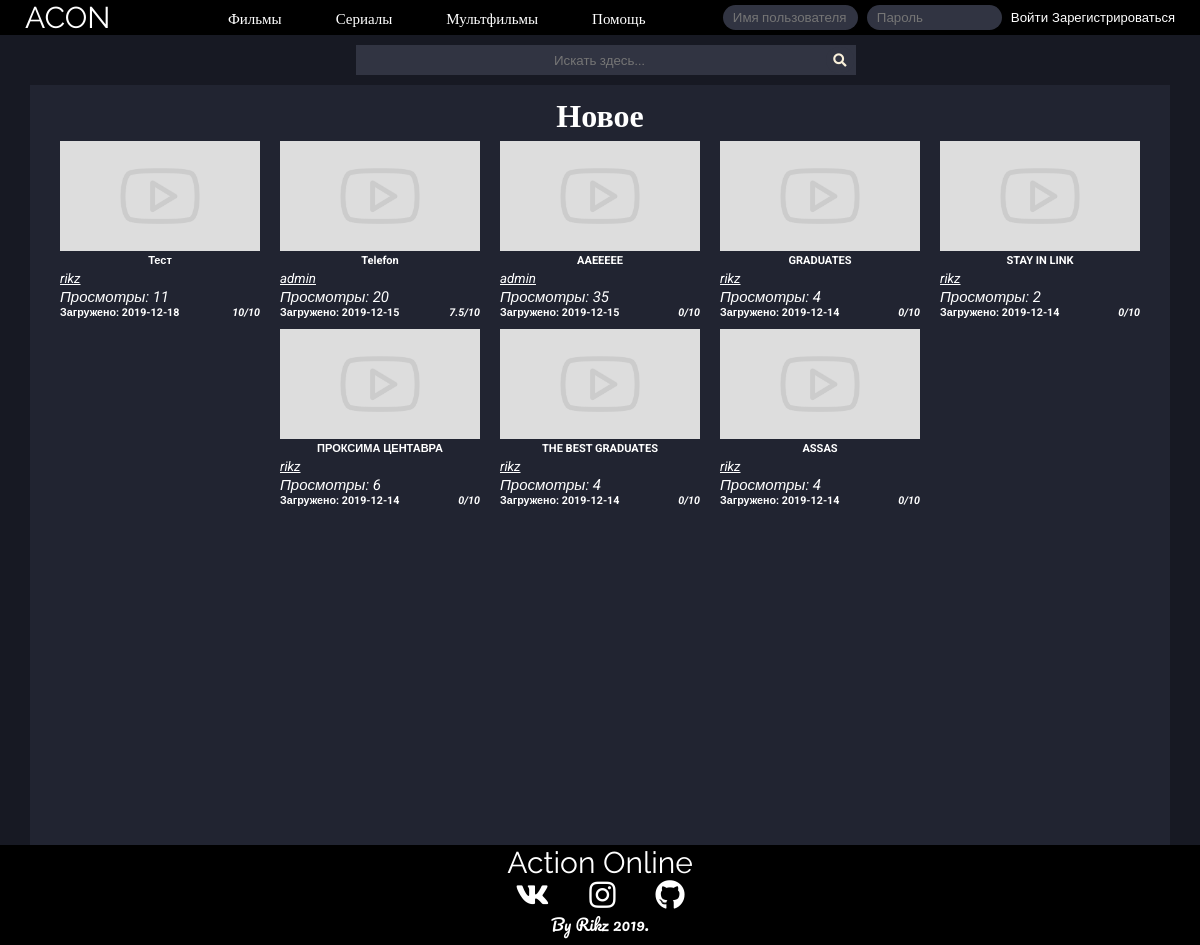
The page / on the database its author committed.
### tables this page shows
CREATE TABLE `files` (
  `id` int(11) UNSIGNED NOT NULL,
  `title` varchar(250) NOT NULL,
  `description` text,
  `preview` varchar(500) DEFAULT NULL,
  `location` varchar(500) NOT NULL,
  `author` varchar(200) DEFAULT NULL,
  `main_genre` int(11) UNSIGNED NOT NULL DEFAULT '1',
  `creator` int(11) UNSIGNED NOT NULL,
  `upload_date` date NOT NULL,
  `views` int(15) UNSIGNED DEFAULT NULL,
  `middle_rating` float UNSIGNED NOT NULL DEFAULT '0',
  `showing` int(10) UNSIGNED NOT NULL,
  `moderating` int(11) UNSIGNED NOT NULL
);

### blocks/home.php (the view, shortened to what this page needs)
<p id="flex_center"><?php accountButton(1); ?></p>
<h1 id='about'>Новое</h1>
	<div class="videos">
		<?php
		$query = "SELECT id,title,preview,creator,upload_date,views,middle_rating FROM `files` WHERE showing = 1 ORDER BY `files`.`upload_date` DESC LIMIT 10";
		$data = mysqli_query($GLOBALS['dbc'],$query);
		$info = mysqli_fetch_assoc($data);
		while ($info) {
			if (!$info['preview'] || !file_exists($info['preview'])) {
				$info['preview'] = "images\\vid_paceholder.jpg";
			}
			echo "
	        <div class='video'>
	        	<form method='GET' action='watch'>
	            <button class='videoButton' name='vid' value=".$info['id']."><img class='videoPreview' src=".$info['preview'].">
	            <h5>".$info['title']."</h5>
	            </button></form>
	            <form method='GET' action='account'>
	            <p>".accountButton($info['creator'])."</p>
	            </form>
	            <i id='homeViews'>Просмотры: ".$info['views']."</i>
	            <h6 id='homeAddInfo'>Загружено: ".$info['upload_date']."<i>".$info['middle_rating']."/10</i></h6>
	        </div>";
	        $info = mysqli_fetch_assoc($data);
		}
		?>
	</div>

### blocks/header.php (shortened to what this page needs)
<?php
  require "lib/db.php";
  require "lib/mainFunctions.php";
?>
<!DOCTYPE html>
<html lang="en">
<head>
    <link rel="stylesheet" href="../style/style.css">
    <link href="../style/fontawesome/css/all.css" rel="stylesheet">
</head>
<body>
  <header>
      <div id=headWrapper>
             <a href="home" id=LOGO>ACON</a>
         <div class="links">
              <a href="#" class="topLinks">Фильмы</a>
              <a href="#" class="topLinks">Сериалы</a>
              <a href="#" class="topLinks">Мультфильмы</a>
              <a href="#" class="topLinks">Помощь</a>
         </div>
             <?php if (!$_SESSION['user_id']) {
                  ?>
                    <form method="POST" id="loginForm">
                      <input type="text" name="username" placeholder="Имя пользователя" class="loginInputs" maxlength="30">
                      <input type="password" name="password" placeholder="Пароль" class="loginInputs" maxlength="60">
                      <input type="submit" name="submit" value="Войти" class="loginButton">
                      <a href="register" name="register" class="loginButton" id="registerButton">Зарегистрироваться</a>
                    </form>
                  <?php
                }
              ?>
      </div>
  </header>
      <div id=wrapper>
          <form action="" method="GET" id=search>
            <input name="search" placeholder="Искать здесь..." type="search" id="searchinput">
            <button type="submit" id="searchbutton" name="search" ><i class="fas fa-search" id="searchsymbol"></i></button>
          </form>
        <content>
            <div class="container">

### index.php (shortened to what this page needs)
<?php
$url = $_GET['url'];
require 'blocks/header.php';
switch ($url) {
	case '':
		require 'blocks/home.php';
		break;
}
require 'blocks/footer.php';
?>

### lib/mainFunctions.php (shortened to what this page needs)
<?php
  function NameByid($id = 0) {
    if (!$id) {
      return ;
    }
    else {
      require "lib/db.php";
      $query = "SELECT username FROM `users` WHERE id = ? LIMIT 1";
      $stmt = mysqli_prepare($dbc,$query);
      mysqli_stmt_bind_param($stmt, 'i', $id);
      mysqli_stmt_execute($stmt);
      mysqli_stmt_bind_result($stmt,$user);
      return $user;
    }
  }
  function accountButton($id,$text = '') {
    return "<button type='submit' id='idNameButton' name='user_link' value=".$id.">".$text."<i class='line_under'>".NameByid($id)."</i></button>";
  }
?>

### blocks/footer.php
            </div>
        </content>
    </div>
<footer>
        <a href="home" id=LOGO>Action Online</a>
        <div class="social">
        <a href="https://vk.com/id216991133"><i class="fab fa-vk" id="vk"></i></a>
        <a href="https://www.instagram.com/rikziam/"><i class="fab fa-instagram" id="vk"></i></a>
        <a href="https://github.com/Amrikz"><i class="fab fa-github" id="vk"></i></a>
        </div>
        <p id=about>By Rikz 2019.</p>
    </footer>
</body>
</html>

### style/style.css (style rules this page uses)
* { margin: 0; padding: 0; font-family: 'Roboto', sans-serif; }
html, body { height:100%; }
body { background-color: #171923; color: white; }
#wrapper { margin: 0 auto; max-width: 1200px; padding: 0 30px; }
header { background-color: black; width: 100%; min-height: 35px; }
#headWrapper { display: flex; justify-content:space-between; align-items: center; max-width: 1280px; margin: 0 auto; padding: 0 25px; background-color: black; }
#LOGO { color: white; text-decoration: none; font-size: 30px; font-family: 'Raleway', sans-serif; }
.links { margin-right: 10px; }
.topLinks { color: white; text-decoration: none; font-size: 15px; font-family: 'Pacifico', cursive; margin-left: 50px; }
.loginInputs { height: 25px; width: 125px; max-width: 200px; background-color: #313442; border: none; margin-right: 5px; color: white; border-radius: 20px; padding-left: 10px; }
.loginButton { cursor: pointer; background-color: black; border: none; color: white; height: 26px; text-decoration: none; }
#registerButton { font-size: 13px; }
#searchinput { text-align: center; color: white; height: 30px; width: 500px; background-color: #313442; border: none; }
#searchbutton { border: none; height: 26px; width: 28px; position: relative; top: 2px; right: 30px; cursor: pointer; background-color: #313442; border-radius: 20px; }
#searchbutton:before { font-size: 16px; color: #F9F0DA; }
#searchsymbol { color: #F9F0DA; }
form#search { display: flex; justify-content: center; margin-top: 10px; margin-left: 40px; }
content .container { background-color: #212431; min-height: 95vh; color: white; position: relative; top: 10px; }
.videos { display: flex; flex-wrap: wrap; justify-content: center; }
.video { margin: 0 10px 10px 10px; margin-bottom: 10px; max-width: 200px; }
#homeViews { font-size: 15px; }
#homeAddInfo { display: flex; flex-wrap: wrap; justify-content: space-between; align-items: flex-end; }
.videoPreview { width: 200px; height: 110px; }
.videoButton { cursor: pointer; border: none; color: white; background-color: #212431; }
footer { background-color: black; width: 100%; min-height: 100px; margin-top: 10px; }
footer #LOGO { display: flex; justify-content: center; }
.social { display: flex; justify-content: center; }
#vk { color: white; font-size: 30px; margin: 0 20px; }
.line_under { text-decoration: underline; }
#about { margin-bottom: 0; display: flex; justify-content: center; color: white; text-decoration: none; font-family: 'Pacifico', cursive; }
#idNameButton { cursor: pointer; border: none; color: white; background-color: #212431; }

### rows shown on the page
files: $info['id'] 28 (drawn), title "Тест", $id 1 (drawn), id "rikz", views "11", upload_date "2019-12-18", middle_rating "10"
files: $info['id'] 22 (drawn), title "Telefon", $id 11 (drawn), id "admin", views "20", upload_date "2019-12-15", middle_rating "7.5"
files: $info['id'] 25 (drawn), title "AAEEEEE", $id 11 (drawn), id "admin", views "35", upload_date "2019-12-15", middle_rating "0"
files: $info['id'] 13 (drawn), title "GRADUATES", $id 1 (drawn), id "rikz", views "4", upload_date "2019-12-14", middle_rating "0"
files: $info['id'] 14 (drawn), title "STAY IN LINK", $id 1 (drawn), id "rikz", views "2", upload_date "2019-12-14", middle_rating "0"
files: $info['id'] 15 (drawn), title "ПРОКСИМА ЦЕНТАВРА", $id 1 (drawn), id "rikz", views "6", upload_date "2019-12-14", middle_rating "0"
files: $info['id'] 16 (drawn), title "THE BEST GRADUATES", $id 1 (drawn), id "rikz", views "4", upload_date "2019-12-14", middle_rating "0"
files: $info['id'] 17 (drawn), title "ASSAS", $id 1 (drawn), id "rikz", views "4", upload_date "2019-12-14", middle_rating "0"
